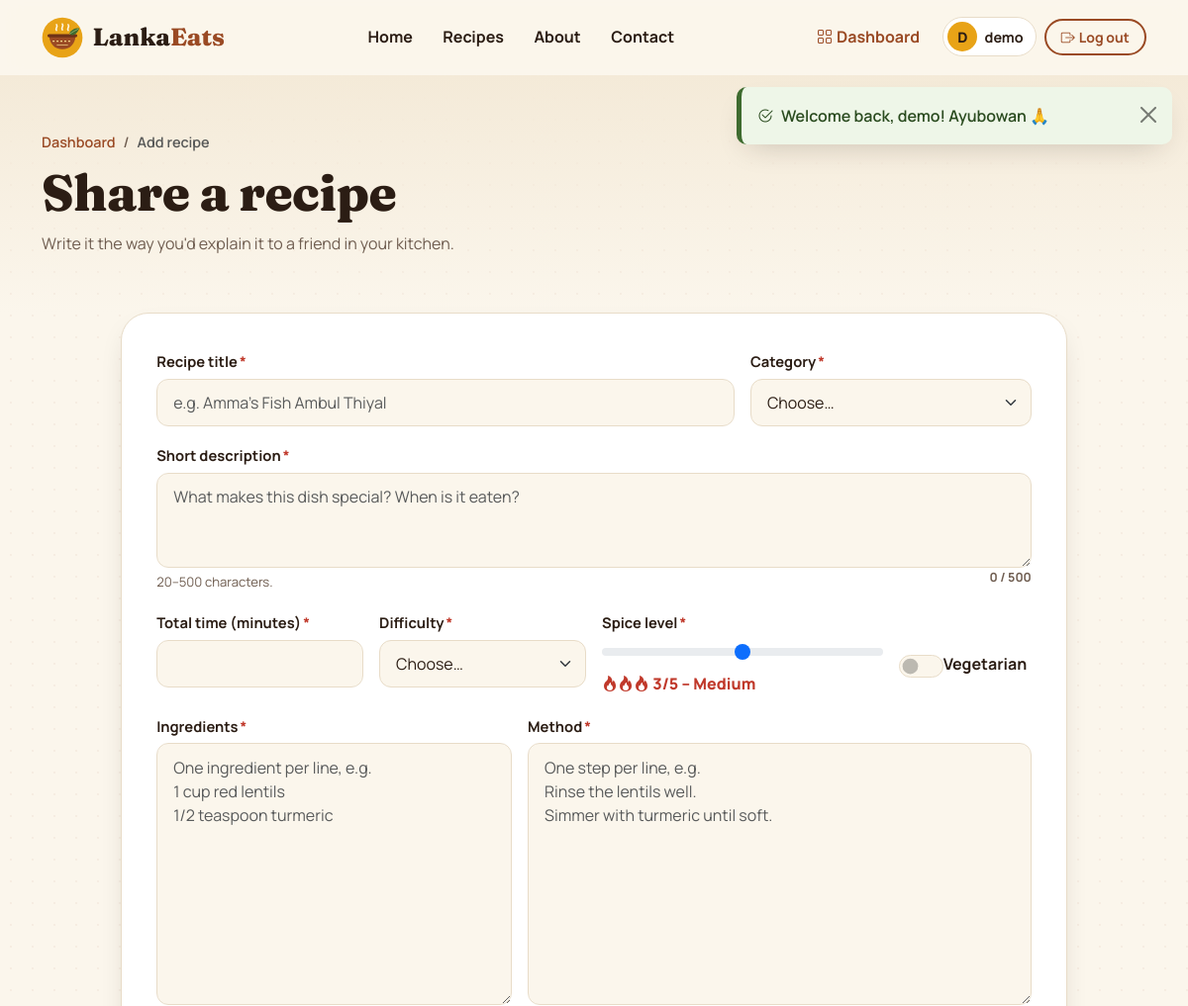
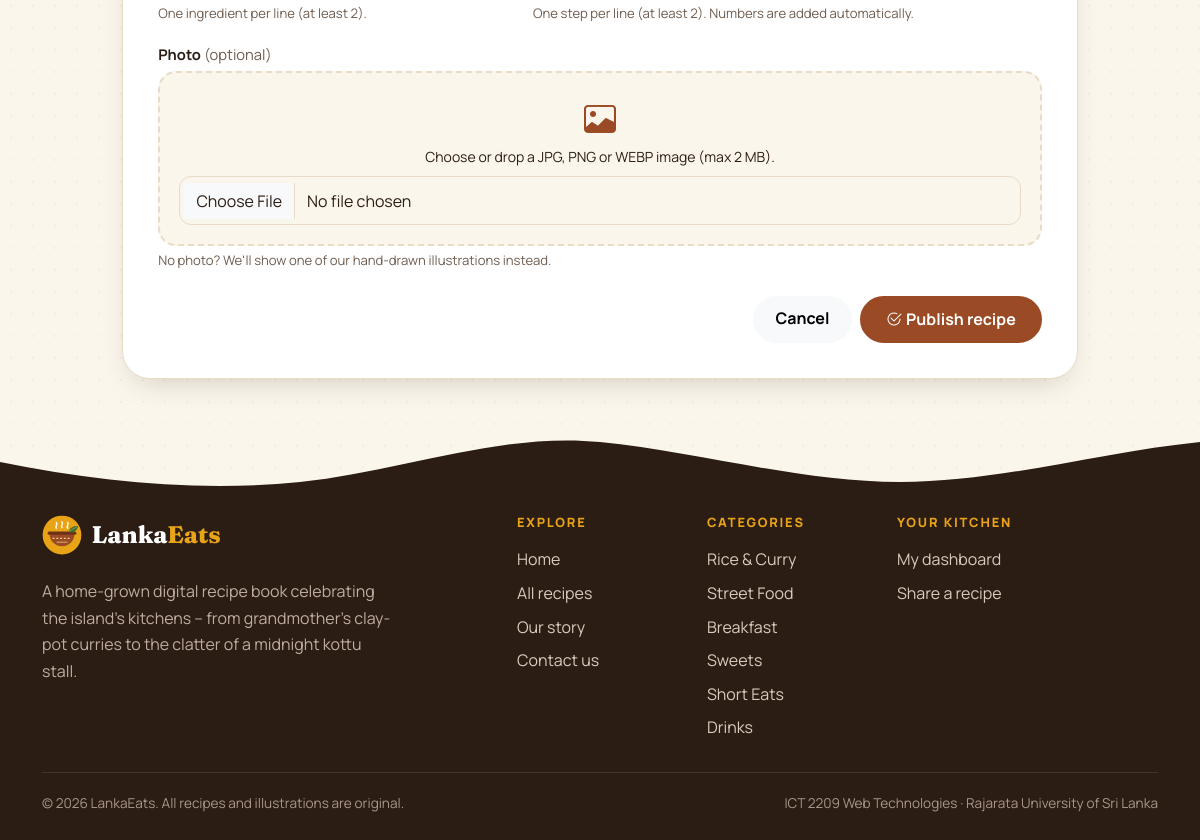
The app's page /add_recipe.php (signed in) with its own data (2 pictures, top to bottom).
### tables this page shows
CREATE TABLE `categories` (
  `id` int(11) NOT NULL AUTO_INCREMENT,
  `name` varchar(50) NOT NULL,
  `slug` varchar(50) NOT NULL COMMENT 'URL-friendly name, also used for icon file names',
  `description` varchar(255) NOT NULL DEFAULT '',
  PRIMARY KEY (`id`),
  UNIQUE KEY `uq_categories_name` (`name`),
  UNIQUE KEY `uq_categories_slug` (`slug`)
);

### includes/functions.php (called while the page is built, shortened)
<?php
require_once __DIR__ . '/db.php';
function e($value): string
{
    return htmlspecialchars((string) ($value ?? ''), ENT_QUOTES | ENT_SUBSTITUTE, 'UTF-8');
}
function url(string $path = ''): string
{
    return BASE_URL . ltrim($path, '/');
}
function is_logged_in(): bool
{
    return isset($_SESSION['user_id']);
}
function get_categories(): array
{
    $stmt = db()->prepare(
        'SELECT c.id, c.name, c.slug, c.description, COUNT(r.id) AS recipe_count
           FROM categories c
      LEFT JOIN recipes r ON r.category_id = c.id
       GROUP BY c.id, c.name, c.slug, c.description
       ORDER BY c.id'
    );
    $stmt->execute();
    return $stmt->fetchAll();
}
function field_class(array $errors, string $key): string
{
    return isset($errors[$key]) ? ' is-invalid' : '';
}
    ob_start(); ?>

### includes/db.php (called while the page is built, shortened)
<?php
function db(): PDO
{
    static $pdo = null;
    if ($pdo instanceof PDO) {
        return $pdo;
    }
    $dsn = sprintf(
        'mysql:host=%s;port=%s;dbname=%s;charset=utf8mb4',
        DB_HOST,
        DB_PORT,
        DB_NAME
    );
    try {
        $pdo = new PDO($dsn, DB_USER, DB_PASS, [
            PDO::ATTR_ERRMODE            => PDO::ERRMODE_EXCEPTION,
            PDO::ATTR_DEFAULT_FETCH_MODE => PDO::FETCH_ASSOC,
            PDO::ATTR_EMULATE_PREPARES   => false,
        ]);
    } catch (PDOException $ex) {
        error_log('[LankaEats] DB connection failed: ' . $ex->getMessage());
        db_connection_failed();
    }
    return $pdo;
}

### includes/recipe_form.php (the view, shortened to what this page needs)
<?php
$currentImage = $currentImage ?? null;
?>
<form method="post" action="<?= e($formAction) ?>" enctype="multipart/form-data" data-validate novalidate>
    <div class="row g-3">
        <div class="col-md-8 field">
            <label for="title" class="form-label">Recipe title<span class="req">*</span></label>
            <input type="text" class="form-control<?= field_class($errors, 'title') ?>" id="title" name="title"
                   value="<?= e($data['title']) ?>" required minlength="3" maxlength="100" data-label="Title"
                   placeholder="e.g. Amma's Fish Ambul Thiyal">
        </div>
        <div class="col-md-4 field">
            <label for="category_id" class="form-label">Category<span class="req">*</span></label>
            <select class="form-select<?= field_class($errors, 'category_id') ?>" id="category_id" name="category_id" required data-label="A category">
                <option value="">Choose…</option>
            </select>
        </div>
        <div class="col-12 field">
            <label for="description" class="form-label">Short description<span class="req">*</span></label>
            <textarea class="form-control<?= field_class($errors, 'description') ?>" id="description" name="description" rows="3"
                      required minlength="20" maxlength="500" data-label="Description" data-counter="#descCounter"
                      placeholder="What makes this dish special? When is it eaten?"><?= e($data['description']) ?></textarea>
            <div class="d-flex justify-content-between">
                <span class="form-text">20–500 characters.</span>
                <span class="char-counter" id="descCounter" aria-live="polite"></span>
            </div>
        </div>
        <div class="col-sm-6 col-lg-3 field">
            <label for="prep_time" class="form-label">Total time (minutes)<span class="req">*</span></label>
            <input type="number" class="form-control<?= field_class($errors, 'prep_time') ?>" id="prep_time" name="prep_time"
                   value="<?= e($data['prep_time']) ?>" required min="1" max="600" step="1" inputmode="numeric" data-label="Total time">
        </div>
        <div class="col-sm-6 col-lg-3 field">
            <label for="difficulty" class="form-label">Difficulty<span class="req">*</span></label>
            <select class="form-select<?= field_class($errors, 'difficulty') ?>" id="difficulty" name="difficulty" required data-label="A difficulty">
                <option value="">Choose…</option>
            </select>
        </div>
        <div class="col-sm-8 col-lg-4 field">
            <label for="spice_level" class="form-label">Spice level<span class="req">*</span></label>
            <input type="range" class="form-range spice-range<?= field_class($errors, 'spice_level') ?>" id="spice_level" name="spice_level"
                   min="1" max="5" step="1" value="<?= e($data['spice_level'] !== '' ? $data['spice_level'] : '3') ?>"
                   required data-label="Spice level" data-output="#spiceOut">
            <div class="spice-output" id="spiceOut" aria-live="polite"></div>
        </div>
        <div class="col-sm-4 col-lg-2 d-flex align-items-center">
            <div class="form-check form-switch mt-sm-4">
                <input class="form-check-input" type="checkbox" role="switch" id="is_vegetarian" name="is_vegetarian" value="1"<?= $data['is_vegetarian'] ? ' checked' : '' ?>>
                <label class="form-check-label fw-bold" for="is_vegetarian">Vegetarian</label>
            </div>
        </div>
        <div class="col-lg-5 field">
            <label for="ingredients" class="form-label">Ingredients<span class="req">*</span></label>
            <textarea class="form-control<?= field_class($errors, 'ingredients') ?>" id="ingredients" name="ingredients" rows="10"
                      required maxlength="5000" data-min-lines="2" data-label="Ingredient list"
                      placeholder="One ingredient per line, e.g.&#10;1 cup red lentils&#10;1/2 teaspoon turmeric"><?= e($data['ingredients']) ?></textarea>
            <div class="form-text">One ingredient per line (at least 2).</div>
        </div>
        <div class="col-lg-7 field">
            <label for="instructions" class="form-label">Method<span class="req">*</span></label>
            <textarea class="form-control<?= field_class($errors, 'instructions') ?>" id="instructions" name="instructions" rows="10"
                      required maxlength="10000" data-min-lines="2" data-label="Method"
                      placeholder="One step per line, e.g.&#10;Rinse the lentils well.&#10;Simmer with turmeric until soft."><?= e($data['instructions']) ?></textarea>
            <div class="form-text">One step per line (at least 2). Numbers are added automatically.</div>
        </div>
        <div class="col-12 field">
            <label for="image" class="form-label">Photo <span class="text-muted-warm fw-normal">(optional)</span></label>
            <div class="image-drop">
                <i class="bi bi-image fs-2 text-spice" aria-hidden="true"></i>
                <p class="mb-2 small">Choose or drop a JPG, PNG or WEBP image (max 2 MB)<?= $currentImage ? ' to replace the current photo' : '' ?>.</p>
                <input type="file" class="form-control<?= field_class($errors, 'image') ?>" id="image" name="image"
                       accept="image/jpeg,image/png,image/webp" data-rule="image" data-max-size="<?= MAX_UPLOAD_BYTES ?>"
                       data-preview="#imagePreview" data-label="Photo">
            </div>
            <div class="form-text">No photo? We'll show one of our hand-drawn illustrations instead.</div>
        </div>
    </div>
    <div class="d-flex flex-wrap gap-2 justify-content-end mt-4">
        <a href="<?= e(url('dashboard.php')) ?>" class="btn btn-light">Cancel</a>
        <button type="submit" class="btn btn-spice px-4"><i class="bi bi-check2-circle me-1" aria-hidden="true"></i><?= e($submitLabel) ?></button>
    </div>
</form>

### includes/footer.php (shortened to what this page needs)
<?php
$footerCategories = get_categories();
?>
</main>
<footer class="site-footer">
    <svg class="footer-wave" viewBox="0 0 1440 60" preserveAspectRatio="none" aria-hidden="true">
        <path d="M0 30c120 20 240 30 360 20S600 0 720 10s240 40 360 40 240-30 360-40v60H0z" fill="currentColor"/>
    </svg>
    <div class="container">
        <div class="row g-4 py-4">
            <div class="col-lg-4">
                <a class="footer-brand" href="<?= e(url('index.php')) ?>">
                    <img src="<?= e(url('images/logo.svg')) ?>" alt="" width="40" height="40">
                    <span>Lanka<span class="brand-accent">Eats</span></span>
                </a>
                <p class="footer-text mt-3">
                    A home-grown digital recipe book celebrating the island's kitchens – from
                    grandmother's clay-pot curries to the clatter of a midnight kottu stall.
                </p>
            </div>
            <div class="col-6 col-lg-2 offset-lg-1">
                <h2 class="footer-heading">Explore</h2>
                <ul class="footer-links">
                    <li><a href="<?= e(url('index.php')) ?>">Home</a></li>
                    <li><a href="<?= e(url('recipes.php')) ?>">All recipes</a></li>
                    <li><a href="<?= e(url('about.php')) ?>">Our story</a></li>
                    <li><a href="<?= e(url('contact.php')) ?>">Contact us</a></li>
                </ul>
            </div>
            <div class="col-6 col-lg-2">
                <h2 class="footer-heading">Categories</h2>
                <ul class="footer-links">
                    <?php foreach ($footerCategories as $cat): ?>
                        <li><a href="<?= e(url('recipes.php?category=' . $cat['slug'])) ?>"><?= e($cat['name']) ?></a></li>
                    <?php endforeach; ?>
                </ul>
            </div>
            <div class="col-lg-3">
                <h2 class="footer-heading">Your kitchen</h2>
                <ul class="footer-links">
                    <?php if (is_logged_in()): ?>
                        <li><a href="<?= e(url('dashboard.php')) ?>">My dashboard</a></li>
                        <li><a href="<?= e(url('add_recipe.php')) ?>">Share a recipe</a></li>
                    <?php else: ?>
                        <li><a href="<?= e(url('auth/register.php')) ?>">Create an account</a></li>
                        <li><a href="<?= e(url('auth/login.php')) ?>">Log in</a></li>
                    <?php endif; ?>
                </ul>
            </div>
        </div>
        <div class="footer-bottom">
            <span>&copy; <?= date('Y') ?> LankaEats. All recipes and illustrations are original.</span>
            <span>ICT 2209 Web Technologies · Rajarata University of Sri Lanka</span>
        </div>
    </div>
</footer>
</body>
</html>

### css/style.css (style rules this page uses)
:root { --cinnamon: #9a4a24; --cinnamon-dark: #6e3218; --cinnamon-soft: #f3e1d4; --turmeric: #e8a317; --turmeric-dark: #c4850a; --turmeric-soft: #fbe7b0; --curry-leaf: #3e6b2f; --curry-leaf-dark: #2a4b1f; --curry-leaf-soft: #e3eedb; --chilli: #c0392b; --coconut: #fbf6ec; --cream: #f4ead8; --ink: #2b1d14; --muted: #6f5d50; --line: #e8dcc8; --white: #ffffff; --font-head: 'Fraunces', Georgia, 'Times New Roman', serif; --font-body: 'Manrope', system-ui, -apple-system, 'Segoe UI', sans-serif; --radius-sm: 10px; --radius: 18px; --radius-lg: 28px; --shadow-sm: 0 2px 8px rgba(43, 29, 20, .06); --shadow: 0 12px 30px -12px rgba(43, 29, 20, .22); --shadow-lg: 0 24px 50px -18px rgba(43, 29, 20, .35); --ease: cubic-bezier(.2, .8, .2, 1); --nav-h: 76px; --bs-body-font-family: var(--font-body); --bs-body-color: var(--ink); --bs-body-bg: var(--coconut); --bs-link-color: var(--cinnamon); --bs-link-color-rgb: 154, 74, 36; --bs-link-hover-color: var(--cinnamon-dark); --bs-link-hover-color-rgb: 110, 50, 24; --bs-border-color: var(--line); --bs-focus-ring-color: rgba(232, 163, 23, .35); }
html { scroll-padding-top: calc(var(--nav-h) + 12px); }
body { font-family: var(--font-body); background-color: var(--coconut); background-image: radial-gradient(rgba(154, 74, 36, .05) 1px, transparent 1px); background-size: 22px 22px; color: var(--ink); line-height: 1.65; min-height: 100vh; display: flex; flex-direction: column; }
h1, h2, h3, h4, h5, .display-font { font-family: var(--font-head); font-weight: 700; letter-spacing: -.01em; color: var(--ink); }
a { text-decoration-thickness: 1px; text-underline-offset: 3px; }
.text-spice { color: var(--cinnamon) !important; }
.text-muted-warm { color: var(--muted) !important; }
.btn { font-weight: 700; border-radius: 999px; padding: .6rem 1.35rem; transition: transform .2s var(--ease), box-shadow .2s var(--ease), background-color .2s, color .2s; }
.btn-spice { background: var(--cinnamon); color: var(--white); border: 2px solid var(--cinnamon); }
.brand-accent { color: var(--cinnamon); }
.form-switch .form-check-input { width: 2.8em; height: 1.45em; cursor: pointer; }
.form-label { font-weight: 700; font-size: .92rem; margin-bottom: .35rem; }
.form-label .req { color: var(--chilli); margin-left: 2px; }
.form-control, .form-select { border-radius: 12px; border: 1.5px solid var(--line); padding: .7rem 1rem; background-color: var(--coconut); transition: border-color .2s, box-shadow .2s, background-color .2s; }
.form-text { color: var(--muted); font-size: .82rem; }
.char-counter { font-size: .78rem; font-weight: 700; color: var(--muted); text-align: right; }
.spice-range { accent-color: var(--chilli); }
.spice-output { font-weight: 800; color: var(--chilli); }
.image-drop { border: 2px dashed var(--line); border-radius: var(--radius); padding: 1.2rem; text-align: center; background: var(--coconut); transition: border-color .2s, background-color .2s; }
.site-footer { background: var(--ink); color: #d9cbbd; margin-top: 4rem; position: relative; flex-shrink: 0; }
.footer-wave { position: absolute; left: 0; top: -59px; width: 100%; height: 60px; color: var(--ink); }
.footer-brand { display: inline-flex; align-items: center; gap: .6rem; font-family: var(--font-head); font-size: 1.5rem; font-weight: 800; color: var(--white); text-decoration: none; }
.footer-brand .brand-accent { color: var(--turmeric); }
.footer-text { color: #bfae9f; max-width: 26rem; }
.footer-heading { font-family: var(--font-body); font-size: .8rem; font-weight: 800; letter-spacing: .14em; text-transform: uppercase; color: var(--turmeric); margin-bottom: 1rem; }
.footer-links { list-style: none; padding: 0; margin: 0; }
.footer-links li { margin-bottom: .45rem; }
.footer-links a { color: #d9cbbd; text-decoration: none; transition: color .2s, padding-left .2s var(--ease); }
.footer-bottom { border-top: 1px solid rgba(255, 255, 255, .1); padding: 1.2rem 0 1.6rem; display: flex; justify-content: space-between; flex-wrap: wrap; gap: .5rem; font-size: .85rem; color: #a8978a; }

### records on screen
categories: name "Rice & Curry"
categories: name "Street Food"
categories: name "Breakfast"
categories: name "Sweets"
categories: name "Short Eats"
categories: name "Drinks"

### other values on screen
$label "Home"
$label "Recipes"
$label "About"
$label "Contact"
substr(current_username(), 0, 1) "D"
current_username() "demo"
$flash['message'] "Welcome back, demo! Ayubowan 🙏"
$submitLabel "Publish recipe"
